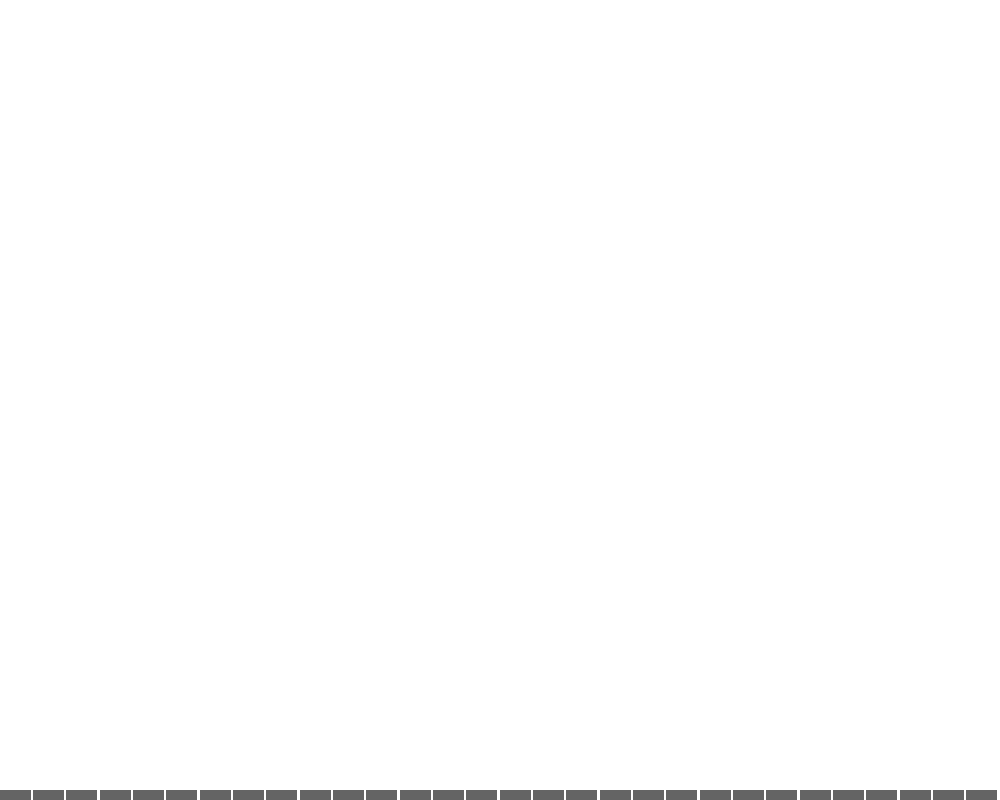
Frame 1 (no input)
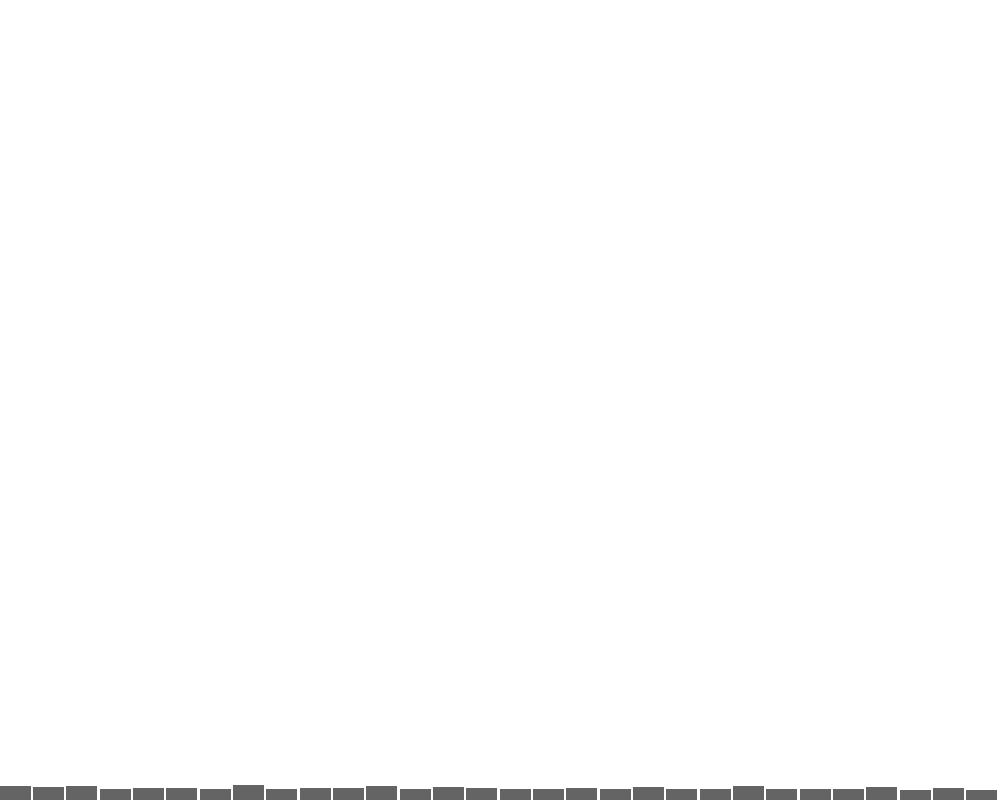
Frame 60 (the mouse pressed at the canvas centre just before this capture)
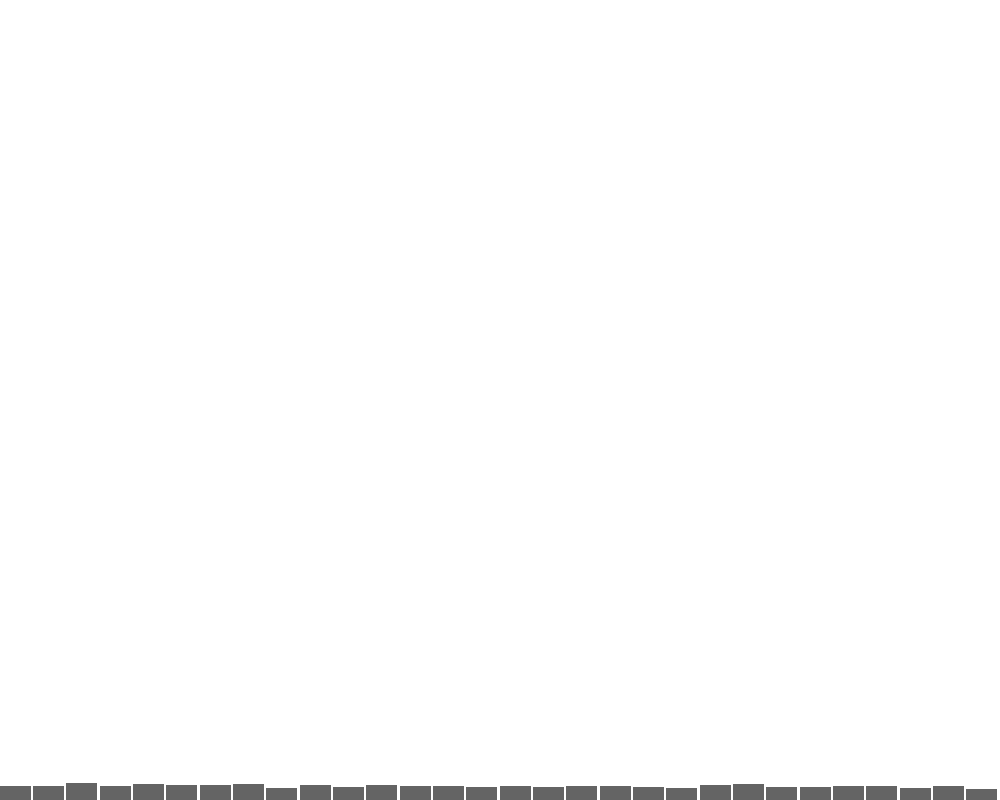
Frame 120 (the mouse held since frame 60 and released just before this capture)

The Processing sketch that drew these frames (run headless with seeded random() and noise(); from frame 60 on, the mouse is pressed at the canvas centre):

// Processing sketch: Probablity_demo_column
// ── Probablity_demo_column.pde
rectangle[] rects;
int noc = 30;
void setup()
{
  size(1000, 800);
  rects = new rectangle[noc];
  for(int i = 0; i<noc; i++)
  {
    rects[i] = new rectangle(i*width/noc); 
  }
  
}
void draw()
{
  background(255, 255, 255);
  for(int i = 0; i<noc; i++){    
  rects[i].drawRect();
  }
  
  rects[floor(random(noc))].Height++;
  
}

class rectangle
{
  public
    float Height = 10;
    float y = height - Height;
    float Width  = width/noc - 2;
    float x;
    
    rectangle(float xAxis)
    {
        x = xAxis;
    }
    
    void drawRect()
    {
      fill(100);
      y = height - Height;
      noStroke();
      rect(x, y, Width, Height);
    }
  
}
